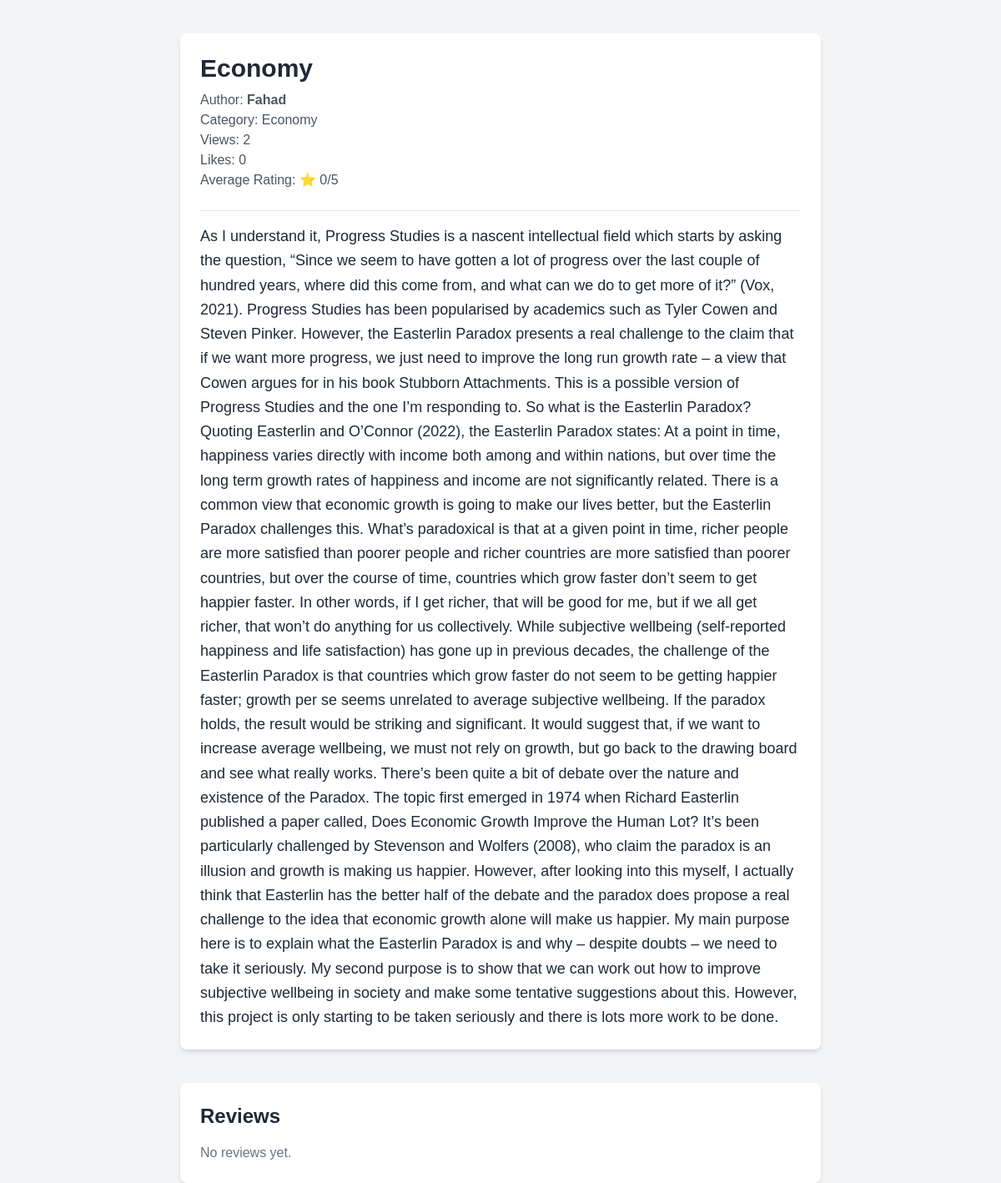
The app's page /blog/2/ with its own data.
### blog/models.py (models this page shows, shortened)
class BlogPost(models.Model):
    title = models.CharField(max_length=200)
    content = models.TextField()
    author = models.ForeignKey('User', on_delete=models.CASCADE, related_name='blog_posts')  # ✅ Fixed User reference
    category = models.ForeignKey(Category, on_delete=models.SET_NULL, null=True)
    created_at = models.DateTimeField(auto_now_add=True)
    updated_at = models.DateTimeField(auto_now=True)
    views = models.PositiveIntegerField(default=0)

class User(AbstractUser):
    is_reader = models.BooleanField(default=False)
    is_publisher = models.BooleanField(default=False)
    objects = CustomUserManager()  # ✅ Explicitly setting the manager

class Category(models.Model):
    name = models.CharField(max_length=100)

### blog/views.py (the view)
# urls.py: path('blog/<int:pk>/', views.blog_detail, name='blog_detail'),
def blog_detail(request, pk):
    blog = get_object_or_404(BlogPost, pk=pk)
    blog.views += 1  # Increment views
    blog.save()
    avg_rating = blog.reviews.aggregate(Avg('rating'))['rating__avg'] or 0
    user_liked = False
    if request.user.is_authenticated:
        user_liked = Like.objects.filter(user=request.user, blog_post=blog).exists()
    return render(request, 'blog/blog_detail.html', {
        'blog': blog,
        'avg_rating': round(avg_rating, 2),
        'user_liked': user_liked,
    })

### blog/templates/blog/blog_detail.html (shortened to what this page needs)
{% load static %}
<!DOCTYPE html>
<html lang="en">
<head>
    <script src="https://cdn.tailwindcss.com"></script>
    <link rel="stylesheet" href="{% static 'blog/styles.css' %}">
</head>
<body class="bg-gray-100 text-gray-900">
    <div class="max-w-3xl mx-auto mt-10 bg-white p-6 rounded-lg shadow-md">
        <h1 class="text-3xl font-bold text-gray-800">{{ blog.title }}</h1>
        <p class="text-gray-600 mt-2">Author: <span class="font-semibold">{{ blog.author.username }}</span></p>
        <p class="text-gray-600">Category: {{ blog.category.name }}</p>
        <p class="text-gray-600">Views: {{ blog.views }}</p>
        <p class="text-gray-600">Likes: {{ blog.likes.count }}</p>
        <p class="text-gray-600">Average Rating: ⭐ {{ avg_rating }}/5</p>
        <div class="mt-6 border-t pt-4 text-lg text-gray-800 leading-relaxed">
            {{ blog.content }}
        </div>
    </div>
    <div class="max-w-3xl mx-auto mt-10 bg-white p-6 rounded-lg shadow-md">
        <h2 class="text-2xl font-semibold text-gray-800">Reviews</h2>
        <ul class="mt-4 space-y-4">
            {% for review in blog.reviews.all %}
                <li class="bg-gray-100 p-4 rounded-lg">
                    <p class="text-gray-700 font-semibold">{{ review.user.username }}</p>
                    <p class="text-yellow-500">⭐ {{ review.rating }}/5</p>
                    <p class="text-gray-600 italic">"{{ review.comment }}"</p>
                </li>
            {% empty %}
                <p class="text-gray-500">No reviews yet.</p>
            {% endfor %}
        </ul>
    </div>
</body>
</html>

### blog/static/blog/styles.css (style rules this page uses)
body { font-family: Arial, sans-serif; margin: 0; padding: 0; background-color: #f4f4f9; color: #333; line-height: 1.6; }

### records on screen
BlogPost: title "Economy", author.username "Fahad", category.name "Economy", views "2", likes.count "0", content "As I understand it, Progress Studies is a nascent intellectual field which starts by asking the question, “Since we seem to have gotten a lot of progress over the last couple of hundred years, where did this come from, and what can we do to get more of it?” (Vox, 2021). Progress Studies has been popularised by academics such as Tyler Cowen and Steven Pinker. However, the Easterlin Paradox presents a real challenge to the claim that if we want more progress, we just need to improve the long run growth rate – a view that Cowen argues for in his book Stubborn Attachments. This is a possible version of Progress Studies and the one I’m responding to. So what is the Easterlin Paradox? Quoting…"

### other values on screen
{{ avg_rating }} "0"
